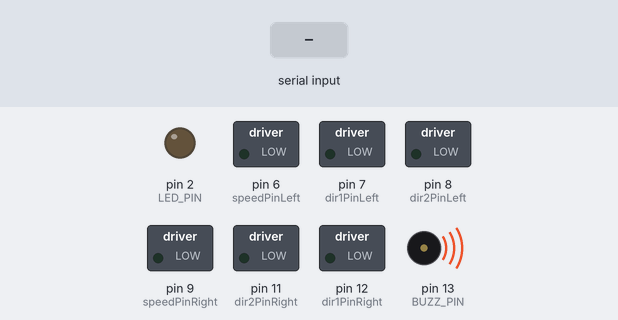
Bench run of a sketch on a simulated Arduino Uno, built with avr-gcc and run on an emulated ATmega328P. On the bench: switched loads named in the sketch (green lamp = pin HIGH), output pins drawn as LEDs (lit = HIGH), buzzer (waves = sounding, pin HIGH). Inputs (shaded band) come from the test bench.

Above: at 1.2 s.
1.3 s: "M" received over the second serial link
At 2.5 s:
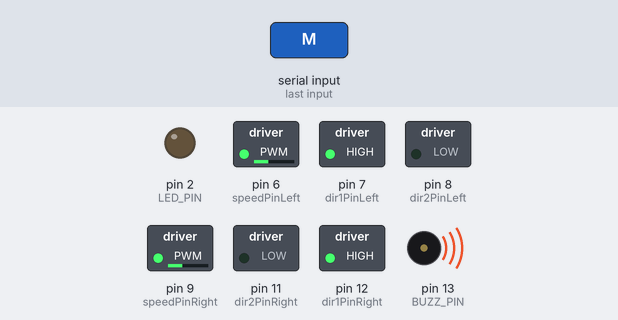
2.8 s: "L" received over the second serial link
At 4.0 s:
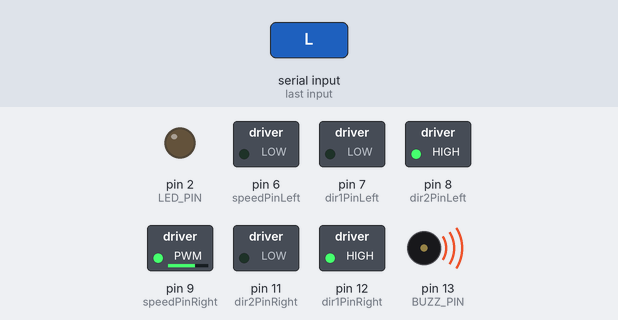
4.4 s: "R" received over the second serial link
At 5.2 s:
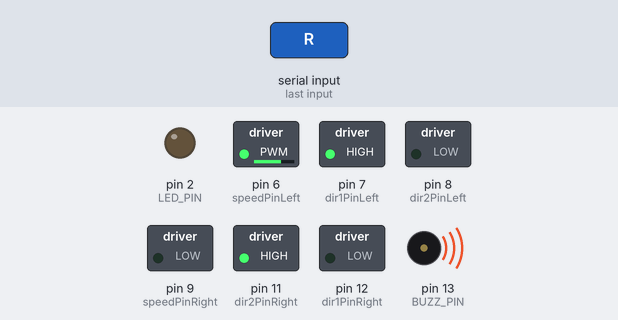
5.9 s: "B" received over the second serial link
At 6.3 s:
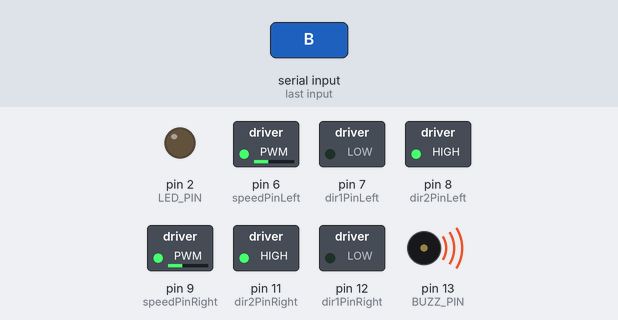
7.4 s: "X" received over the second serial link
At 8.6 s:
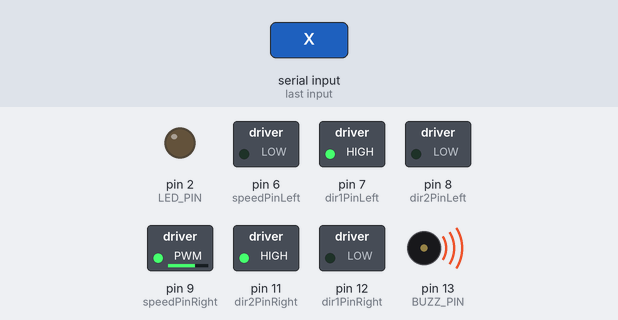
8.9 s: "Y" received over the second serial link
At 9.8 s:
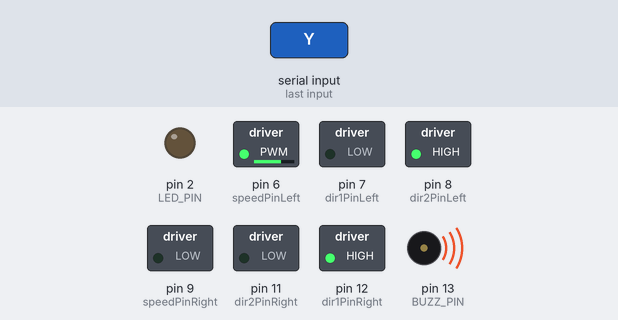
Timing chart, 0 to 11.5 s (numbered marks = the images above; inputs shaded):
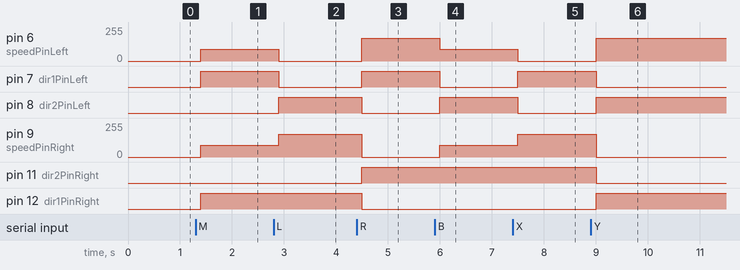

The sketch:

v2smartcar-lesson8A.ino
```cpp
#include <SoftwareSerial.h>
SoftwareSerial BTSerial(4, 5);  //RX,TX
#include <IRremote.h>

 #define RECV_PIN   10 // IR receiver pin connect to D10
IRrecv irrecv(RECV_PIN);
IRsend irsend;
decode_results results;
int buttonState;

#define BUZZ_PIN     13  //buzzer connect to D13
//#define IR_BULLET      0xAAA       //code my bullet shoot from IR LED
 #define IR_BULLET      0xAAA       //test my bullet shoot from IR remoter
#define LED_PIN 2
#define MY_BULLET       0xBBB       //code my bullet shoot to enemy

#define dir1PinRight   12  // Right Motor direction pin 1 to MODEL-X IN1
#define dir2PinRight  11   // Right Motor direction pin 2 to MODEL-X IN2
#define speedPinRight 9   //RIGHT PWM pin connect MODEL-X ENA
#define speedPinLeft 6    // Left PWM pin connect MODEL-X ENB
#define dir1PinLeft  7    //Left Motor direction pin 1 to MODEL-X IN3
#define dir2PinLeft  8    //Left Motor direction pin 2 to MODEL-X IN4


#define SPEED   90  //avoidance motor speed
#define TURNSPEED  170     //back speed

#define MAX_PACKETSIZE 32    //Serial receive buffer
char buffUART[MAX_PACKETSIZE];
unsigned int buffUARTIndex = 0;
unsigned long preUARTTick = 0;

/*motor control*/
void go_Advance(void)  //Forward
{
  digitalWrite(dir1PinRight, HIGH);
  digitalWrite(dir2PinRight,LOW);
  digitalWrite(dir1PinLeft,HIGH);
  digitalWrite(dir2PinLeft,LOW);
   set_Motorspeed(SPEED,SPEED) ;
}
void go_Left()  //Turn left
{
  digitalWrite(dir1PinRight, HIGH);
  digitalWrite(dir2PinRight,LOW);
  digitalWrite(dir1PinLeft,LOW);
  digitalWrite(dir2PinLeft,HIGH);
   set_Motorspeed(0,TURNSPEED) ;
}
void go_Right()  //Turn right
{
  digitalWrite(dir1PinRight, LOW);
  digitalWrite(dir2PinRight,HIGH);
  digitalWrite(dir1PinLeft,HIGH);
  digitalWrite(dir2PinLeft,LOW);
   set_Motorspeed(TURNSPEED,0) ;
}
void go_Back()  //Reverse
{
  digitalWrite(dir1PinRight, LOW);
  digitalWrite(dir2PinRight,HIGH);
  digitalWrite(dir1PinLeft,LOW);
  digitalWrite(dir2PinLeft,HIGH);
   set_Motorspeed(SPEED,SPEED) ;
}
void back_Left()  //Reverse
{
  digitalWrite(dir1PinRight, LOW);
  digitalWrite(dir2PinRight,HIGH);
  digitalWrite(dir1PinLeft,HIGH);
  digitalWrite(dir2PinLeft,LOW);
   set_Motorspeed(0,TURNSPEED) ;
}
void back_Right()  //Reverse
{
  digitalWrite(dir1PinRight, HIGH);
  digitalWrite(dir2PinRight,LOW);
  digitalWrite(dir1PinLeft,LOW);
  digitalWrite(dir2PinLeft,HIGH);
   set_Motorspeed(TURNSPEED,0) ;
}
void stop_Stop()    //Stop
{
  digitalWrite(dir1PinRight, LOW);
  digitalWrite(dir2PinRight,LOW);
  digitalWrite(dir1PinLeft,LOW);
  digitalWrite(dir2PinLeft,LOW);
  set_Motorspeed(0,0);
}

/*set motor speed */
void set_Motorspeed(int speed_L,int speed_R)
{
  analogWrite(speedPinRight,speed_R);
  analogWrite(speedPinLeft,speed_L);
}
void buzz_ON()   //open buzzer
{
    for(int i=0;i<100;i++)
  {
   digitalWrite(BUZZ_PIN,LOW);
   delay(2);//wait for 1ms
   digitalWrite(BUZZ_PIN,HIGH);
   delay(2);//wait for 1ms
  }
}
void buzz_OFF()  //close buzzer
{
  digitalWrite(BUZZ_PIN, HIGH);
}

void alarm(){
   buzz_ON();
   buzz_OFF();
}

//WiFi / Bluetooth through the serial control
void do_Uart_Tick()
{

  char Uart_Date=0;
  if(BTSerial.available())
  {
    size_t len = BTSerial.available();
    uint8_t sbuf[len + 1];
    sbuf[len] = 0x00;
    BTSerial.readBytes(sbuf, len);
    //parseUartPackage((char*)sbuf);
    memcpy(buffUART + buffUARTIndex, sbuf, len);//ensure that the serial port can read the entire frame of data
    buffUARTIndex += len;
    preUARTTick = millis();
    if(buffUARTIndex >= MAX_PACKETSIZE - 1)
    {
      buffUARTIndex = MAX_PACKETSIZE - 2;
      preUARTTick = preUARTTick - 200;
    }
  }
  if(buffUARTIndex > 0 && (millis() - preUARTTick >= 100))//APP send flag to modify the obstacle avoidance parameters
  { //data ready
    buffUART[buffUARTIndex] = 0x00;
    Uart_Date=buffUART[0];
    buffUARTIndex = 0;
  }

  switch (Uart_Date)    //serial control instructions
  {
    case 'M':  go_Advance(); break;
    case 'L':  go_Left(); break;
    case 'R': go_Right(); break;
    case 'B':  go_Back(); break;
    case 'X':  back_Left(); break;
    case 'Y':  back_Right(); break;
    case 'F':  buttonState=1;shoot();break;
    case 'E': stop_Stop() ;buzz_OFF();break;
    case 'J': stop_Stop() ;break;
    default:break;
  }
}

//car motor control


void setup()
{
  irrecv.enableIRIn(); // Start the receiver
    pinMode(LED_PIN, OUTPUT);
  pinMode(dir1PinRight, OUTPUT);
  pinMode(dir2PinRight, OUTPUT);
  pinMode(speedPinRight, OUTPUT);
  pinMode(dir1PinLeft, OUTPUT);
  pinMode(dir2PinLeft, OUTPUT);
  pinMode(speedPinLeft, OUTPUT);
  stop_Stop();
  pinMode(BUZZ_PIN, OUTPUT);
  buzz_OFF();
  Serial.begin(9600);//In order to fit the Bluetooth module's default baud rate, only 9600
  BTSerial.begin(9600);

}
int lastButtonState=0;
void loop()
{
  if (buttonState) {
     buttonState=0;
       irrecv.enableIRIn(); // Start the receiver
        irrecv.resume();
  }
  else  if (irrecv.decode(&results)) {


  //If got shoot by enemy, dead freeze and alarm
  int data=results.value;
    Serial.print("ir code:");
   Serial.println(data);

    if(data==IR_BULLET)
    {
        deadAlarm();
    }


    irrecv.resume(); // resume receiver
  }
  lastButtonState = buttonState;


  do_Uart_Tick();

}

void shoot(){
  Serial.print("shooting bullet :");
  Serial.println(MY_BULLET,HEX);
 for (int i = 0; i < 3; i++) {
      irsend.sendSony(MY_BULLET, 12); // Sony TV power code
      delay(40);
    }

}
void deadAlarm(){
  BTSerial.println("DEAD!");
Serial.println("DEAD!");
    stop_Stop();
 while(1)
 {

//output an frequency
  for(int i=0;i<80;i++)
  {
   digitalWrite(BUZZ_PIN,LOW);
   delay(1);//wait for 1ms
   digitalWrite(BUZZ_PIN,HIGH);
   delay(1);//wait for 1ms
  }

  //output another frequency
  for(int i=0;i<100;i++)
  {
    digitalWrite(LED_PIN,LOW);
    delay(2);//wait for 2ms
    digitalWrite(LED_PIN,HIGH);
    delay(2);//wait for 2ms
  }

 }
}
```

Measured:
- after the input at 1.3 s, pin 6 (speedPinLeft), pin 9 (speedPinRight): 0/255 → 90/255 after 0.10 s; pin 7 (dir1PinLeft), pin 12 (dir1PinRight): LOW → HIGH after 0.10 s
- after the input at 2.8 s, pin 6 (speedPinLeft): 90/255 → 0/255 after 0.10 s; pin 7 (dir1PinLeft): HIGH → LOW after 0.10 s; pin 8 (dir2PinLeft): LOW → HIGH after 0.10 s; pin 9 (speedPinRight): 90/255 → 170/255 after 0.10 s
- after the input at 4.4 s, pin 6 (speedPinLeft): 0/255 → 170/255 after 0.10 s; pin 7 (dir1PinLeft), pin 11 (dir2PinRight): LOW → HIGH after 0.10 s; pin 8 (dir2PinLeft), pin 12 (dir1PinRight): HIGH → LOW after 0.10 s; pin 9 (speedPinRight): 170/255 → 0/255 after 0.10 s
- after the input at 5.9 s, pin 6 (speedPinLeft): 170/255 → 90/255 after 0.10 s; pin 7 (dir1PinLeft): HIGH → LOW after 0.10 s; pin 8 (dir2PinLeft): LOW → HIGH after 0.10 s; pin 9 (speedPinRight): 0/255 → 90/255 after 0.10 s
- after the input at 7.4 s, pin 6 (speedPinLeft): 90/255 → 0/255 after 0.10 s; pin 7 (dir1PinLeft): LOW → HIGH after 0.10 s; pin 8 (dir2PinLeft): HIGH → LOW after 0.10 s; pin 9 (speedPinRight): 90/255 → 170/255 after 0.10 s
- after the input at 8.9 s, pin 6 (speedPinLeft): 0/255 → 170/255 after 0.10 s; pin 7 (dir1PinLeft), pin 11 (dir2PinRight): HIGH → LOW after 0.10 s; pin 8 (dir2PinLeft), pin 12 (dir1PinRight): LOW → HIGH after 0.10 s; pin 9 (speedPinRight): 170/255 → 0/255 after 0.10 s
